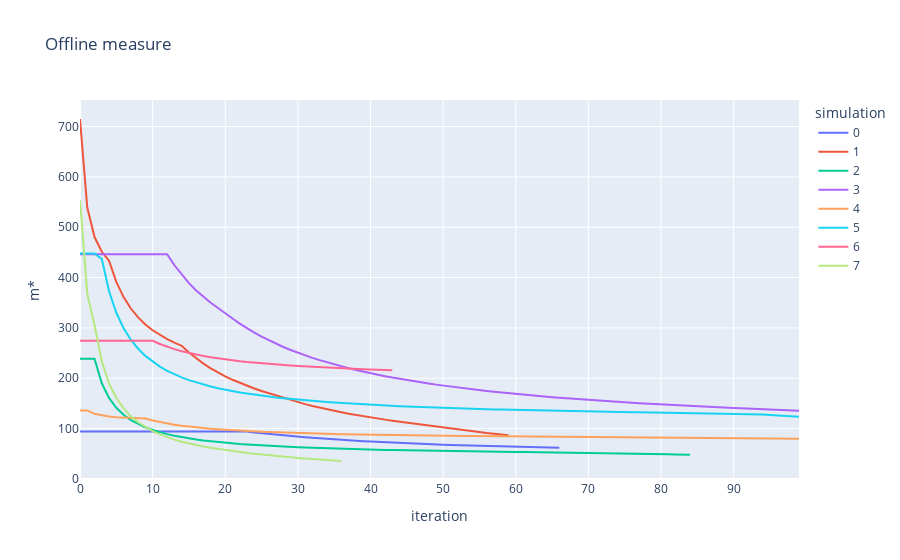
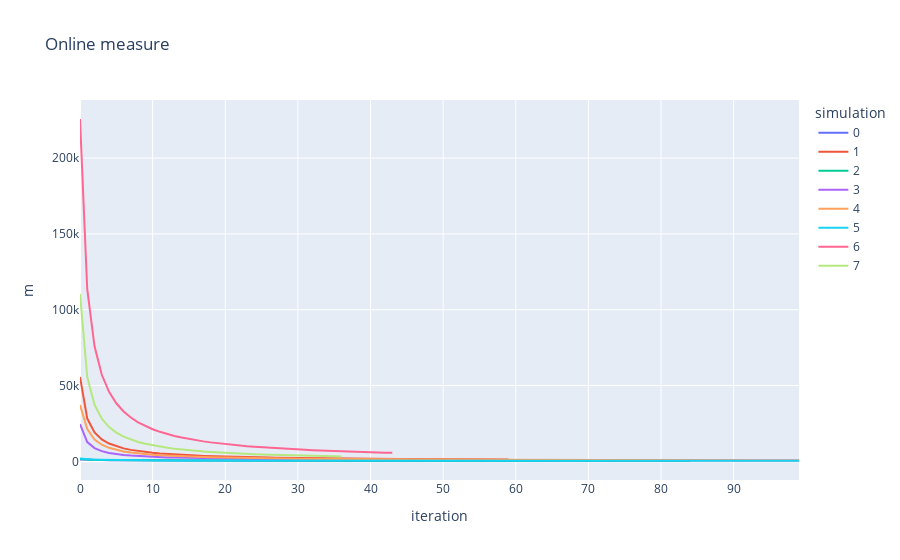

The notebook cell saved with these charts, in order:
### Markdown cell above
# Convergence plots:

### Code cell
GA.convergence_plot()
